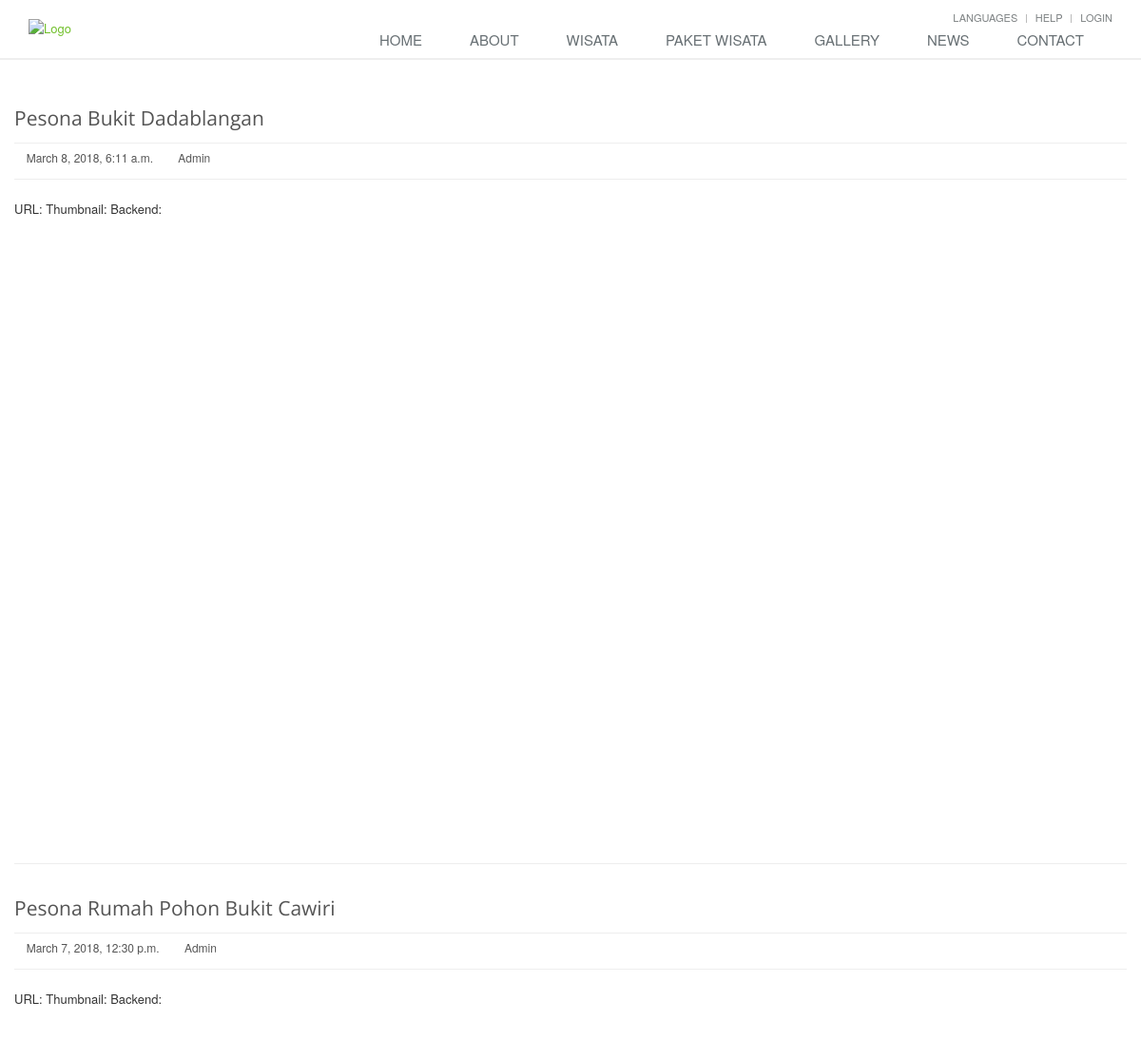
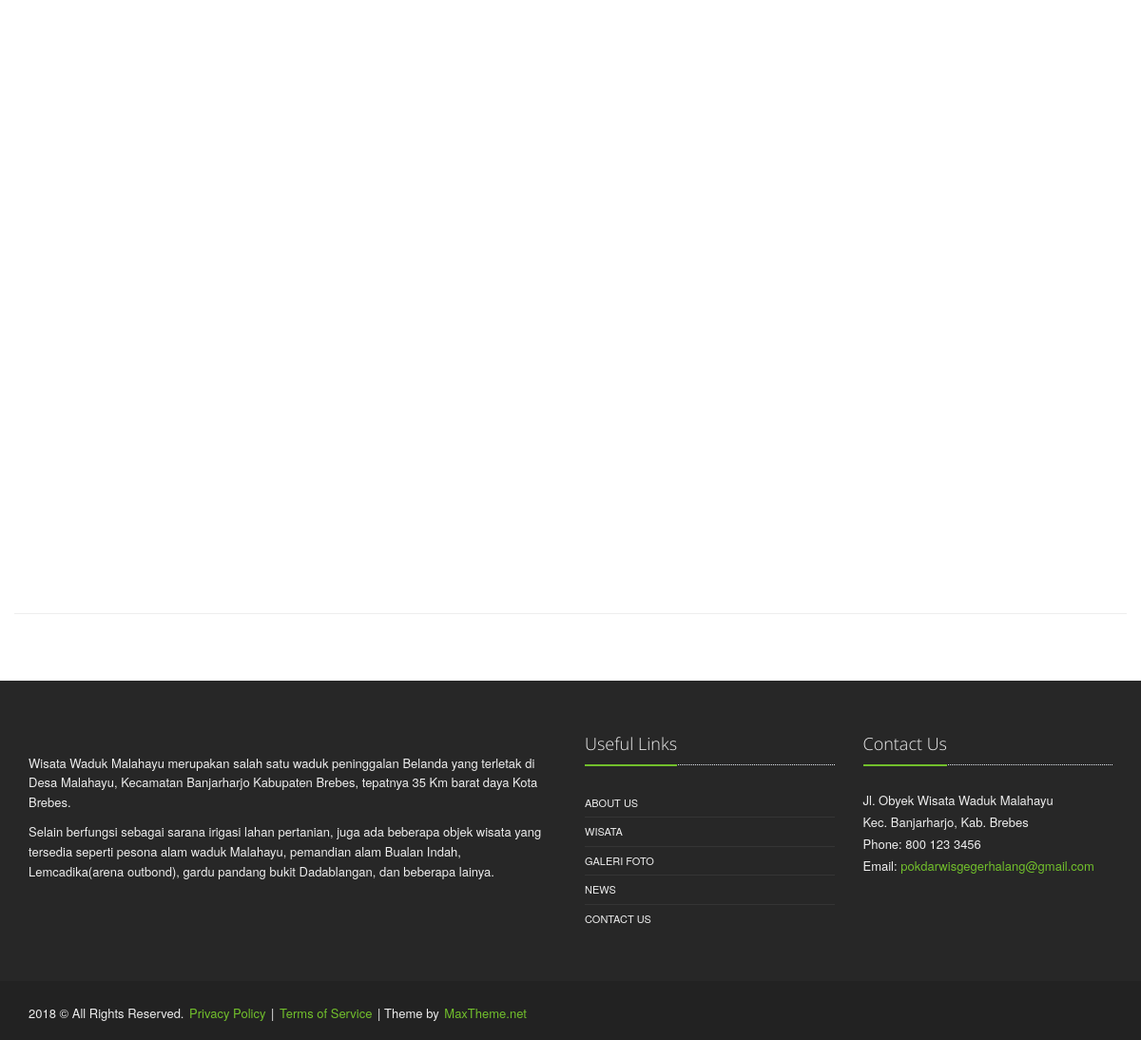
Page /gallery/video/ on the committed database (2 pictures, top to bottom).
### gallery/models.py (models this page shows, shortened)
class Video(models.Model):
	name = models.CharField(max_length=100)
	link = EmbedVideoField()
	created = models.DateTimeField(auto_now_add=True)
	updated = models.DateTimeField(auto_now=True)
	class Meta:
		ordering = ('-created', '-updated')

### gallery/views.py (the view)
class VideoList(ListView):
	model = Video
	template_name = 'video.html'
	paginate_by = 5
	queryset = Video.objects.all()

### templates/video.html (shortened to what this page needs)
{% extends 'base.html' %}
{% load staticfiles %}
{% load embed_video_tags %}
{% block content %}
<div class="container content">
	<div class="row blog-page">
		{% for list in object_list %}
		<div class="blog margin-bottom-40">
			<h2>{{ list.name }}</h2>
			<div class="blog-post-tags">
				<ul class="list-unstyled list-inline blog-info">
					<li><i class="fa fa-calendar"></i> {{ list.created }}</li>
					<li><i class="fa fa-pencil"></i> Admin</li>
				</ul>
			</div>
			<div class="blog-img">
				<div class="responsive-video">
						URL: {{ my_video.url }}
						Thumbnail: {{ my_video.thumbnail }}
						Backend: {{ my_video.backend }}
				</div>
			</div>
		</div><hr>
		{% endfor %}
	</div>
</div>
{% include 'snippet/footer.html' %}
{% endblock %}

### static/css/style.css (style rules this page uses)
* { border-radius: 0; }
body { color: #333; font-size: 13px; line-height: 1.6; }

### static/css/pages/blog.css (style rules this page uses)
.blog h2 { color: #555; font-size: 21px; line-height: 32px; margin-bottom: 10px; }
.blog .blog-img { margin: 20px 0; }
.blog-post-tags { padding: 5px 0 8px; margin-bottom: 10px; border-top: solid 1px #eee; border-bottom: solid 1px #eee; }
.blog-post-tags ul { margin-bottom: 0; }
.blog-post-tags li { font-size: 12px; }
.blog-post-tags li i { color: #777; }
.blog-post-tags ul.blog-info { color: #eee; margin-bottom: 3px; }

### static/css/app.css (style rules this page uses)
hr { margin: 30px 0; }
h2 { font-size: 24px; line-height: 33px; }
h1, h2, h3, h4, h5, h6 { color: #555; margin-top: 5px; text-shadow: none; font-weight: normal; font-family: "Open Sans", Arial, sans-serif; }
.responsive-video { height: 0; padding-top: 1px; position: relative; padding-bottom: 56.25%; }
.content { padding-top: 40px; padding-bottom: 40px; }
.margin-bottom-5, .margin-bottom-10, .margin-bottom-15, .margin-bottom-20, .margin-bottom-25, .margin-bottom-30, .margin-bottom-35, .margin-bottom-40, .margin-bottom-45, .margin-bottom-50, .margin-bottom-55, .margin-bottom-60, .margin-bottom-100 { clear:both; }
.margin-bottom-40 { margin-bottom:40px; }

### rows in the picture
Video: name "Pesona Bukit Dadablangan", created "March 8, 2018, 6:11 a.m."
Video: name "Pesona Rumah Pohon Bukit Cawiri", created "March 7, 2018, 12:30 p.m."
